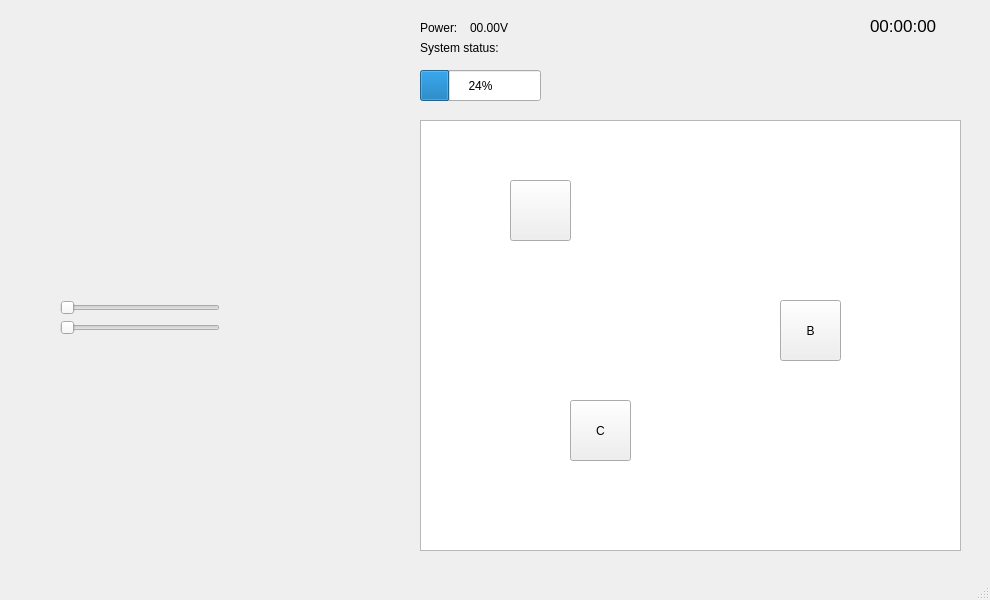
<?xml version="1.0" encoding="UTF-8"?>
<ui version="4.0">
 <class>RobotInterface</class>
 <widget class="QMainWindow" name="RobotInterface">
  <property name="geometry">
   <rect>
    <x>0</x>
    <y>0</y>
    <width>990</width>
    <height>600</height>
   </rect>
  </property>
  <property name="windowTitle">
   <string>MainWindow</string>
  </property>
  <widget class="QWidget" name="centralwidget">
   <widget class="QWidget" name="control_btn" native="true">
    <property name="geometry">
     <rect>
      <x>10</x>
      <y>10</y>
      <width>351</width>
      <height>281</height>
     </rect>
    </property>
    <widget class="QWidget" name="verticalLayoutWidget">
     <property name="geometry">
      <rect>
       <x>10</x>
       <y>10</y>
       <width>341</width>
       <height>271</height>
      </rect>
     </property>
     <layout class="QVBoxLayout" name="verticalLayout">
      <item>
       <layout class="QHBoxLayout" name="horizontalLayout">
        <item alignment="Qt::AlignHCenter|Qt::AlignVCenter">
         <widget class="QPushButton" name="forward">
          <property name="minimumSize">
           <size>
            <width>64</width>
            <height>64</height>
           </size>
          </property>
          <property name="maximumSize">
           <size>
            <width>64</width>
            <height>64</height>
           </size>
          </property>
          <property name="styleSheet">
           <string notr="true">QPushButton{border-image: url(:/image/data/images/up.png);}
QPushButton{border:none;}
QPushButton:pressed{border-image: url(:/image/data/images/up_2.png);}</string>
          </property>
          <property name="text">
           <string/>
          </property>
         </widget>
        </item>
       </layout>
      </item>
      <item>
       <layout class="QHBoxLayout" name="horizontalLayout_2">
        <item alignment="Qt::AlignHCenter|Qt::AlignVCenter">
         <widget class="QPushButton" name="r_left">
          <property name="minimumSize">
           <size>
            <width>64</width>
            <height>64</height>
           </size>
          </property>
          <property name="maximumSize">
           <size>
            <width>64</width>
            <height>16777215</height>
           </size>
          </property>
          <property name="styleSheet">
           <string notr="true">QPushButton{border-image: url(:/image/data/images/left.png);}
QPushButton{border:none;}
QPushButton:pressed{border-image: url(:/image/data/images/left_2.png);}</string>
          </property>
          <property name="text">
           <string/>
          </property>
         </widget>
        </item>
        <item alignment="Qt::AlignHCenter|Qt::AlignVCenter">
         <widget class="QPushButton" name="stop">
          <property name="minimumSize">
           <size>
            <width>64</width>
            <height>64</height>
           </size>
          </property>
          <property name="maximumSize">
           <size>
            <width>64</width>
            <height>16777215</height>
           </size>
          </property>
          <property name="styleSheet">
           <string notr="true">QPushButton{border-image: url(:/image/data/images/stop.png);}
QPushButton{border:none;}
QPushButton:pressed{border-image: url(:/image/data/images/stop-2.png);}</string>
          </property>
          <property name="text">
           <string/>
          </property>
         </widget>
        </item>
        <item alignment="Qt::AlignHCenter|Qt::AlignVCenter">
         <widget class="QPushButton" name="r_right">
          <property name="minimumSize">
           <size>
            <width>64</width>
            <height>64</height>
           </size>
          </property>
          <property name="maximumSize">
           <size>
            <width>64</width>
            <height>64</height>
           </size>
          </property>
          <property name="styleSheet">
           <string notr="true">QPushButton{border-image: url(:/image/data/images/right.png);}
QPushButton{border:none;}
QPushButton:pressed{border-image: url(:/image/data/images/right_2.png);}</string>
          </property>
          <property name="text">
           <string/>
          </property>
         </widget>
        </item>
       </layout>
      </item>
      <item>
       <layout class="QHBoxLayout" name="horizontalLayout_3">
        <item>
         <widget class="QPushButton" name="back">
          <property name="minimumSize">
           <size>
            <width>64</width>
            <height>64</height>
           </size>
          </property>
          <property name="maximumSize">
           <size>
            <width>64</width>
            <height>64</height>
           </size>
          </property>
          <property name="styleSheet">
           <string notr="true">QPushButton{border-image: url(:/image/data/images/down.png);}
QPushButton{border:none;}
QPushButton:pressed{border-image: url(:/image/data/images/down_2.png);}</string>
          </property>
          <property name="text">
           <string/>
          </property>
         </widget>
        </item>
       </layout>
      </item>
     </layout>
    </widget>
   </widget>
   <widget class="QGraphicsView" name="mapViz">
    <property name="geometry">
     <rect>
      <x>420</x>
      <y>120</y>
      <width>541</width>
      <height>431</height>
     </rect>
    </property>
   </widget>
   <widget class="QLabel" name="label_textStatus">
    <property name="geometry">
     <rect>
      <x>420</x>
      <y>40</y>
      <width>101</width>
      <height>16</height>
     </rect>
    </property>
    <property name="sizePolicy">
     <sizepolicy hsizetype="Preferred" vsizetype="Preferred">
      <horstretch>100</horstretch>
      <verstretch>100</verstretch>
     </sizepolicy>
    </property>
    <property name="text">
     <string>System status: </string>
    </property>
   </widget>
   <widget class="QPushButton" name="pushButton_status">
    <property name="geometry">
     <rect>
      <x>520</x>
      <y>40</y>
      <width>20</width>
      <height>20</height>
     </rect>
    </property>
    <property name="styleSheet">
     <string notr="true">QPushButton{
border:none; 
padding:0px 0px 0px 0px;
margin:0px 0px 0px 0px;
}</string>
    </property>
    <property name="text">
     <string/>
    </property>
   </widget>
   <widget class="QLabel" name="label_time">
    <property name="geometry">
     <rect>
      <x>870</x>
      <y>10</y>
      <width>81</width>
      <height>32</height>
     </rect>
    </property>
    <property name="font">
     <font>
      <pointsize>13</pointsize>
     </font>
    </property>
    <property name="text">
     <string>00:00:00</string>
    </property>
   </widget>
   <widget class="QProgressBar" name="progressBar">
    <property name="geometry">
     <rect>
      <x>420</x>
      <y>70</y>
      <width>121</width>
      <height>31</height>
     </rect>
    </property>
    <property name="sizePolicy">
     <sizepolicy hsizetype="Preferred" vsizetype="Preferred">
      <horstretch>0</horstretch>
      <verstretch>0</verstretch>
     </sizepolicy>
    </property>
    <property name="maximumSize">
     <size>
      <width>150</width>
      <height>16777215</height>
     </size>
    </property>
    <property name="value">
     <number>24</number>
    </property>
   </widget>
   <widget class="QLabel" name="label_textPower">
    <property name="geometry">
     <rect>
      <x>420</x>
      <y>20</y>
      <width>51</width>
      <height>16</height>
     </rect>
    </property>
    <property name="sizePolicy">
     <sizepolicy hsizetype="Preferred" vsizetype="Preferred">
      <horstretch>100</horstretch>
      <verstretch>100</verstretch>
     </sizepolicy>
    </property>
    <property name="text">
     <string>Power: </string>
    </property>
   </widget>
   <widget class="QLabel" name="label_power">
    <property name="geometry">
     <rect>
      <x>470</x>
      <y>20</y>
      <width>51</width>
      <height>16</height>
     </rect>
    </property>
    <property name="sizePolicy">
     <sizepolicy hsizetype="Preferred" vsizetype="Preferred">
      <horstretch>100</horstretch>
      <verstretch>100</verstretch>
     </sizepolicy>
    </property>
    <property name="text">
     <string>00.00V</string>
    </property>
   </widget>
   <widget class="QLabel" name="label_logo">
    <property name="geometry">
     <rect>
      <x>30</x>
      <y>350</y>
      <width>330</width>
      <height>200</height>
     </rect>
    </property>
    <property name="minimumSize">
     <size>
      <width>330</width>
      <height>200</height>
     </size>
    </property>
    <property name="text">
     <string/>
    </property>
   </widget>
   <widget class="QSlider" name="horizontalSlider_linear">
    <property name="geometry">
     <rect>
      <x>60</x>
      <y>300</y>
      <width>160</width>
      <height>16</height>
     </rect>
    </property>
    <property name="orientation">
     <enum>Qt::Horizontal</enum>
    </property>
   </widget>
   <widget class="QSlider" name="horizontalSlider_turn">
    <property name="geometry">
     <rect>
      <x>60</x>
      <y>320</y>
      <width>160</width>
      <height>16</height>
     </rect>
    </property>
    <property name="orientation">
     <enum>Qt::Horizontal</enum>
    </property>
   </widget>
   <widget class="QPushButton" name="location_A">
    <property name="geometry">
     <rect>
      <x>510</x>
      <y>180</y>
      <width>61</width>
      <height>61</height>
     </rect>
    </property>
    <property name="styleSheet">
     <string notr="true"/>
    </property>
    <property name="text">
     <string/>
    </property>
   </widget>
   <widget class="QPushButton" name="location_B">
    <property name="geometry">
     <rect>
      <x>780</x>
      <y>300</y>
      <width>61</width>
      <height>61</height>
     </rect>
    </property>
    <property name="text">
     <string>B</string>
    </property>
   </widget>
   <widget class="QPushButton" name="location_C">
    <property name="geometry">
     <rect>
      <x>570</x>
      <y>400</y>
      <width>61</width>
      <height>61</height>
     </rect>
    </property>
    <property name="text">
     <string>C</string>
    </property>
   </widget>
  </widget>
  <widget class="QMenuBar" name="menubar">
   <property name="geometry">
    <rect>
     <x>0</x>
     <y>0</y>
     <width>990</width>
     <height>19</height>
    </rect>
   </property>
  </widget>
  <widget class="QStatusBar" name="statusbar"/>
 </widget>
 <resources/>
 <connections/>
</ui>
